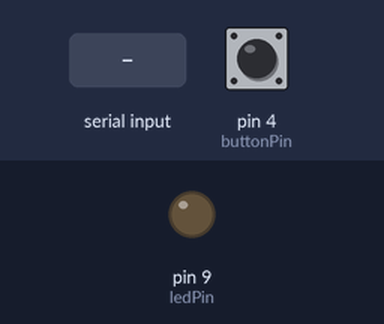
Simulated run of this sketch. Board: Arduino Uno, built with avr-gcc and run on an emulated ATmega328P. Shown: output pins drawn as LEDs (lit = HIGH). Inputs (shaded band) come from the test bench; at power-on: pin 4 (buttonPin) LOW.

Above: at 1.2 s.
1.3 s: "1" received over Serial
At 2.3 s:
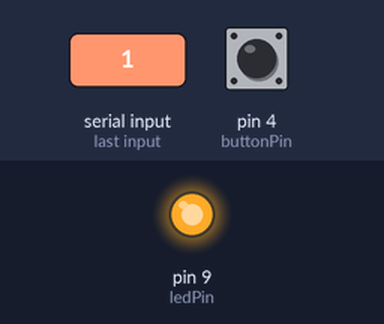
4.4 s: "0" received over Serial
At 4.7 s:
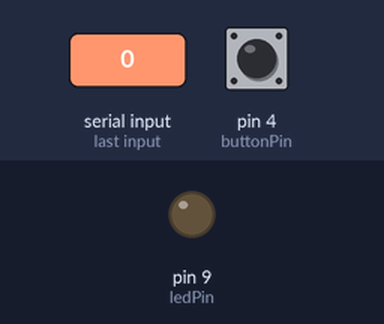
5.9 s: "2" received over Serial
At 7.0 s:
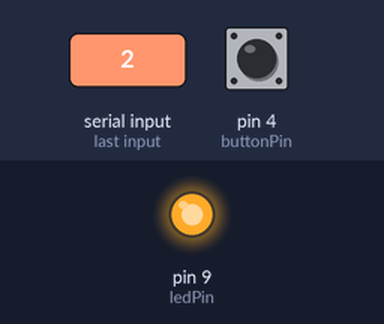
Timing chart, 0 to 8.4 s (numbered marks = the images above; inputs shaded):
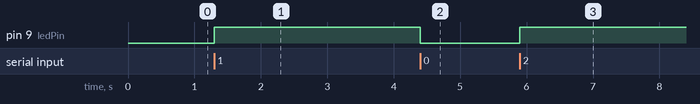

Measured:
- after the input at 1.3 s, pin 9 (ledPin): LOW → HIGH at once
- after the input at 4.4 s, pin 9 (ledPin): HIGH → LOW at once
- after the input at 5.9 s, pin 9 (ledPin): LOW → HIGH at once

The sketch:

Lab_7.ino
```cpp
// James Iorgovan
// Date: Fall 2018
// Lab Partner: Christian Rivera
// Lab 7 - Arduino to Arduino communication
// Description - Button press on one arduino should toggle the state of the LED on the other (on/off) and not keep the LED lit while being pressed.
// Assumptions - The arduinos will be connected to their own grounds. The LED pin is in pin 9. The button is on pin 4. We used pins 0 (RX) and 1 (TX) to connect our arduinos
// and to send a signal.
// References - Lab 2 and Lab 6

const int ledPin = 9;
const int buttonPin = 4;
int input = 0;
int ledState = 0;
int buttonState = 0;

void setup() {
  // put your setup code here, to run once:
  pinMode(buttonPin, INPUT);
  pinMode(ledPin, OUTPUT);
  Serial.begin(9600);
}

void loop() {
  // put your main code here, to run repeatedly:
  int bytesAvailable = Serial.available();  // returns number of bytes to be read

  for (int i = 0; i < bytesAvailable; i++) {
    Serial.read();  //reads one byte from the wire
      ledState = 1 - ledState;
      }

  if (ledState) {
    digitalWrite(ledPin, HIGH);
  }
  else {
    digitalWrite(ledPin, LOW);
  }

  //
  if (digitalRead(buttonPin)) {
    if (buttonState == 0) {
      Serial.write('a');
    }
    buttonState = 1;
  }
  else {
    buttonState = 0;
  }
}
```
